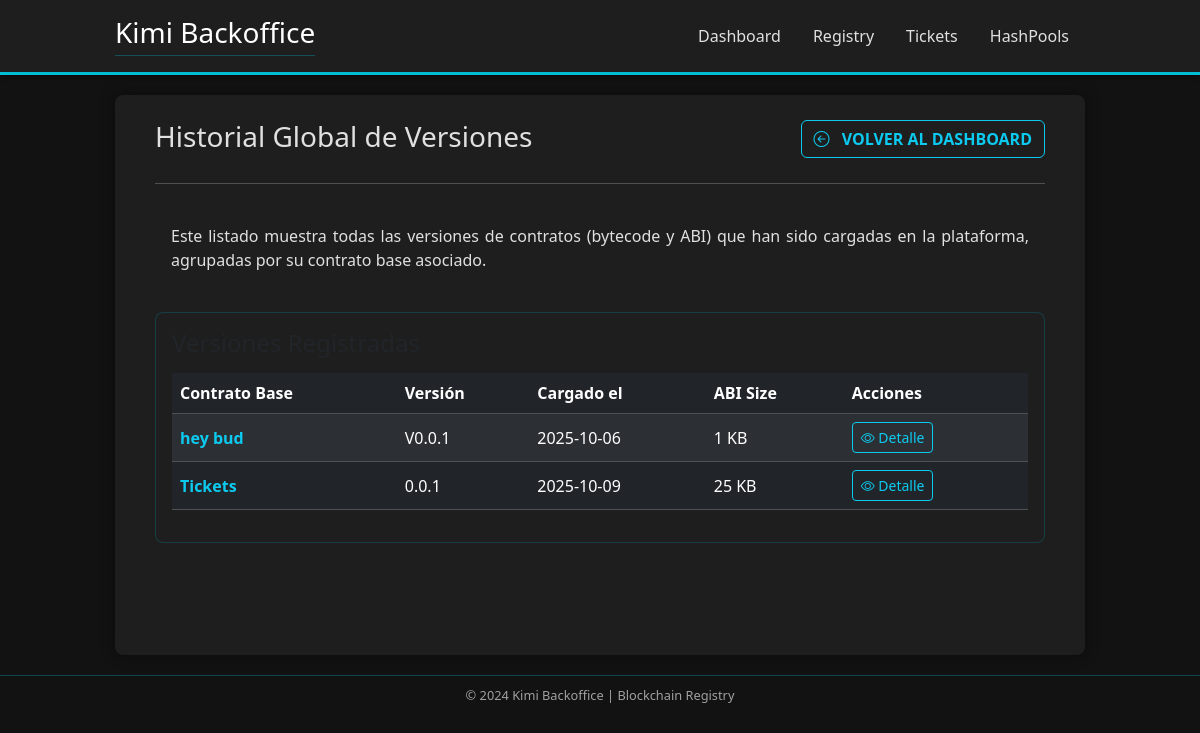
The page /contractRegistry/version/list/ on the database as committed earlier.
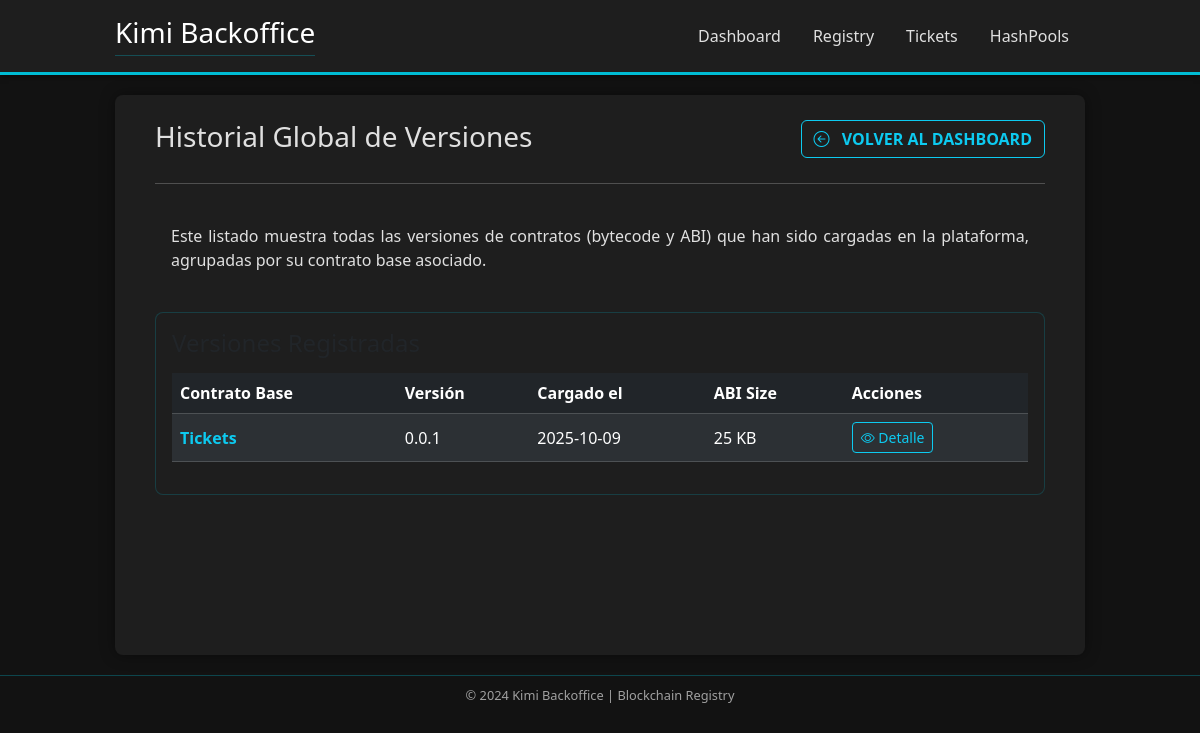
The same page on the database as committed later.
### contractRegistry/models.py (models this page shows, shortened)
class ContractVersion(models.Model):
    base_contract = models.ForeignKey(BaseContract, on_delete=models.CASCADE, related_name='versions')
    version = models.CharField(max_length=50)
    bytecode = models.TextField()
    abi = models.JSONField()
    constructor_args_info = models.JSONField(
        default=list,
        help_text="Lista de nombres y tipos de argumentos del constructor para validación."
    )
    created_at = models.DateTimeField(auto_now_add=True)
    class Meta:
        constraints = [
            UniqueConstraint(
                fields=['base_contract', 'version'],
                name='unique_version_per_base_contract'
            )
        ]

class BaseContract(models.Model):
    name = models.CharField(max_length=100, unique=True)
    descripcion = models.TextField(blank=True, help_text="Descripción opcional del contrato base.")
    created_at = models.DateTimeField(auto_now_add=True)

### contractRegistry/views.py (the view)
# urls.py: path('version/list/', views.versionList, name='version_list'),
def versionList(request):
    versions = ContractVersion.objects.all()
    context = {
        'versions': versions
    }
    return render(request, 'contractRegistry/version_list.html', context)

### templates/contractRegistry/version_list.html (shortened to what this page needs)
{% extends "base.html" %}
{% load static %}
{% block content %}
<div class="centered-container mx-auto dashboard-content">
    <div class="d-flex justify-content-between align-items-center mb-4 border-0">
      <h2 class="h3 text-accent mb-0" style="border-bottom: none !important;">Historial Global de Versiones</h2>
      <a href="{% url 'contractRegistry:index' %}" class="btn btn-outline-info fw-bold text-uppercase"><i class="bi bi-arrow-left-circle me-2"></i> Volver al Dashboard</a>
    </div>
    <hr class="text-accent mt-0 mb-4" />
    <div class="mb-4 welcome-card p-3 d-flex justify-content-between align-items-start">
      <div style="text-align: justify;">
        <p class="mb-0 text-text-dim">
          Este listado muestra todas las versiones de contratos (bytecode y ABI) que han sido cargadas en la plataforma, agrupadas por su contrato base asociado.
        </p>
      </div>
    </div>
    <div class="card status-card-table p-3">
        <h4 class="text-text-light mb-3">Versiones Registradas</h4>
        <table class="table table-dark table-striped table-hover">
            <thead>
                <tr>
                    <th scope="col" class="text-accent">Contrato Base</th>
                    <th scope="col" class="text-accent">Versión</th>
                    <th scope="col" class="text-accent">Cargado el</th>
                    <th scope="col" class="text-accent">ABI Size</th>
                    <th scope="col" class="text-accent">Acciones</th>
                </tr>
            </thead>
            <tbody>
                {% for version in versions %}
                    <tr class="text-text-dim align-middle">
                        <td class="fw-bold text-light">
                            <a href="{% url 'contractRegistry:contract_detail' contract_id=version.base_contract.id %}" class="text-info text-decoration-none">
                                {{ version.base_contract.name }}
                            </a>
                        </td>
                        <td>{{ version.version }}</td>
                        <td>{{ version.created_at|date:'Y-m-d' }}</td>
                        <td>{{ version.abi|length }} KB</td>
                        <td>
                            <a href="{% url 'contractRegistry:contract_detail' contract_id=version.base_contract.id %}" class="btn btn-sm btn-outline-info me-2">
                                <i class="bi bi-eye"></i> Detalle
                            </a>
                        </td>
                    </tr>
                {% empty %}
                    <tr class="text-center">
                        <td colspan="5" class="text-warning fw-bold">No hay versiones de contratos registradas aún.</td>
                    </tr>
                {% endfor %}
            </tbody>
        </table>
    </div>
</div>
{% endblock %}

### templates/base.html (shortened to what this page needs)
<!DOCTYPE html>
{% load static %}
{% load bootstrap5 %}
<html lang="en">
  <head>
    <link rel="stylesheet" href="https://cdn.jsdelivr.net/npm/bootstrap-icons@1.11.3/font/bootstrap-icons.min.css" />
    {% bootstrap_css %}
  </head>
  <body>
    <header class="app-header sticky-top">
      <div class="centered-container mx-auto">
        <div class="d-flex justify-content-between align-items-center py-3">
          {% block header %}
            <h1 class="h3 mb-0 text-white">Kimi Backoffice</h1>
          {% endblock %}
          <nav class="app-nav">
            {% block nav %}
              <ul class="nav">
                <li class="nav-item">
                  <a class="nav-link" href="{% url 'project_index' %}">Dashboard</a>
                </li>
                <li class="nav-item">
                  <a class="nav-link" href="{% url 'contractRegistry:index' %}">Registry</a>
                </li>
                <li class="nav-item">
                  <a class="nav-link" href="{% url 'tickets:index' %}">Tickets</a>
                </li>
                <li class="nav-item">
                  <a class="nav-link" href="{% url 'hashPool:index' %}">HashPools</a>
                </li>
              </ul>
            {% endblock %}
          </nav>
        </div>
      </div>
    </header>
    <div class="centered-container mx-auto">
      <main class="main-content">
        {% block content %}
        {% endblock %}
      </main>
    </div>
    <footer class="app-footer">
      <div class="centered-container mx-auto text-center">
        {% block footer %}
          <p>&copy; {{ year|default:'2024' }} Kimi Backoffice | Blockchain Registry</p>
        {% endblock %}
      </div>
    </footer>
  </body>
</html>

### templates/base.html (style rules this page uses)
:root { --base-bg: #121212; --card-bg: #1e1e1e; --accent: #00bcd4; --success: #4caf50; --text-light: #e0e0e0; --text-dim: #a0a0a0; }
body { background-color: var(--base-bg); color: var(--text-light); font-family: 'Segoe UI', Tahoma, Geneva, Verdana, sans-serif; margin: 0; padding: 0; }
.centered-container { max-width: 1000px; padding: 0 15px; }
.app-header { background-color: var(--card-bg); border-bottom: 3px solid var(--accent); box-shadow: 0 2px 5px rgba(0, 0, 0, 0.5); }
.app-nav .nav-link { color: var(--text-light) !important; transition: color 0.3s, border-bottom 0.3s; }
.main-content { background-color: var(--card-bg); border-radius: 8px; padding: 25px; box-shadow: 0 0 15px rgba(0, 0, 0, 0.4); margin-top: 20px; min-height: 70vh; }
h1, h2, h3 { color: var(--accent); border-bottom: 1px solid rgba(0, 188, 212, 0.3); padding-bottom: 5px; margin-bottom: 20px; }
.app-footer { border-top: 1px solid rgba(0, 188, 212, 0.3); padding-top: 10px; margin-top: 20px; color: var(--text-dim); font-size: 0.8rem; }
.status-card-table { background-color: var(--card-bg); border: 1px solid rgba(0, 188, 212, 0.2); border-radius: 8px; }

Rows that differ between the two databases and show on the page:
removed ContractVersion: base_contract.name "hey bud", version "V0.0.1", created_at "2025-10-06", abi|length "1"
